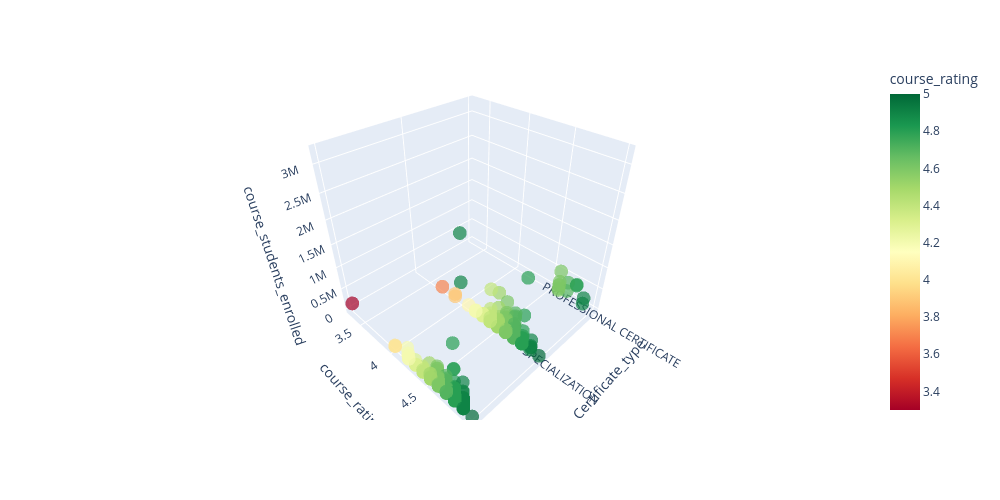

Source (notebook cell):
### Markdown cell above
The majority `~2/3 are courses` and `~1/3 are specializations`, and only a tiny minority `~1% are professional certificates`.

### Code cell
fig = px.scatter_3d(
    coursera_data,
    x="course_Certificate_type",
    y="course_rating",
    z="course_students_enrolled",
    color="course_rating",
    opacity=0.7,
    width=1000,
    height=500,
    color_continuous_scale="RdYlGn",
)
fig.show()

### Figure 1 — Plotly figure (JSON) as saved in the notebook; plotly's stock layout.template omitted (floating-point values rounded to 4 significant figures; data arrays with more than 128 entries replaced by an {"elided": "..."} marker saying what was removed)
{"data": [{"hovertemplate": "course_Certificate_type=%{x}<br>course_rating=%{marker.color}<br>course_students_enrolled=%{z}<extra></extra>", "legendgroup": "", "marker": {"color": {"elided": "891 float values"}, "coloraxis": "coloraxis", "opacity": 0.7, "symbol": "circle"}, "mode": "markers", "name": "", "scene": "scene", "showlegend": false, "type": "scatter3d", "x": {"elided": "891 str values"}, "y": {"elided": "891 float values"}, "z": {"elided": "891 float values"}}], "layout": {"coloraxis": {"colorbar": {"title": {"text": "course_rating"}}, "colorscale": [[0, "rgb(165,0,38)"], [0.1, "rgb(215,48,39)"], [0.2, "rgb(244,109,67)"], [0.3, "rgb(253,174,97)"], [0.4, "rgb(254,224,139)"], [0.5, "rgb(255,255,191)"], [0.6, "rgb(217,239,139)"], [0.7, "rgb(166,217,106)"], [0.8, "rgb(102,189,99)"], [0.9, "rgb(26,152,80)"], [1, "rgb(0,104,55)"]]}, "height": 500, "legend": {"tracegroupgap": 0}, "margin": {"t": 60}, "scene": {"domain": {"x": [0, 1], "y": [0, 1]}, "xaxis": {"title": {"text": "course_Certificate_type"}}, "yaxis": {"title": {"text": "course_rating"}}, "zaxis": {"title": {"text": "course_students_enrolled"}}}, "width": 1000}}
